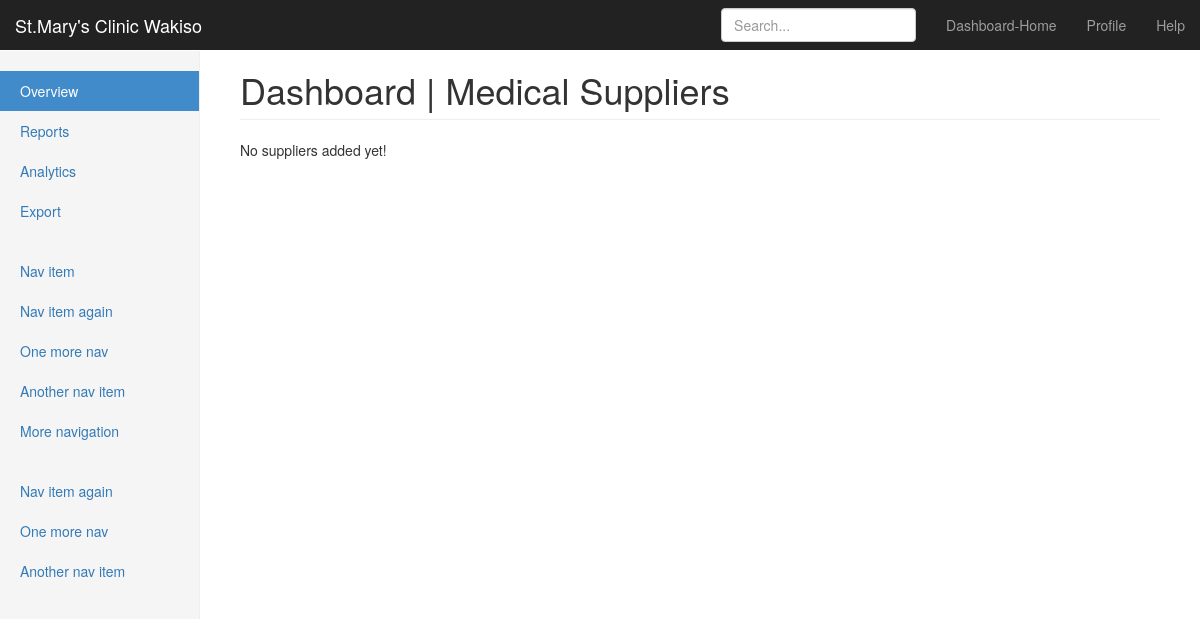
The app's page /sales/suppliers/, older data.
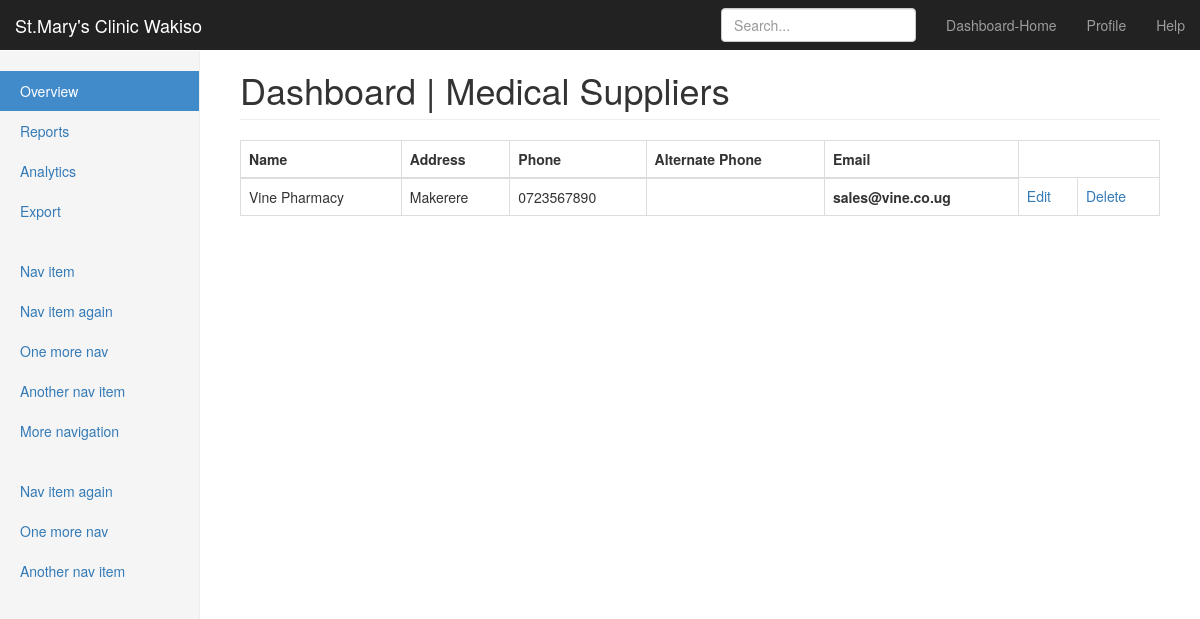
The same page, newer data.
### sales/models.py (models this page shows, shortened)
class Supplier(models.Model):
    name = models.CharField(max_length=100, verbose_name='name')
    address = models.CharField(max_length=100, verbose_name='address')
    phone = models.CharField(max_length=30, verbose_name='Phone Number')
    alternate_phone = models.CharField(max_length=30, verbose_name='Alternate Phone Number', blank=True)
    email = models.EmailField(max_length=100, verbose_name='Email', blank=True)
    class Meta:
        verbose_name_plural = 'Suppliers'
        ordering = ['name']

### sales/views.py (the view)
class SupplierListView(ListView):
    model = Supplier
    template_name = 'sales/supplier_list.html'
    context_object_name = 'suppliers'

### templates/sales/supplier_list.html
{%extends 'expenditure/base.html'%}
        {%block title_heading%}
        Medical Suppliers
        {%endblock%}
      {%block content%}
        {%if suppliers%}
        <table class="table table-bordered">
            <thead>
              <tr>
                  <th> Name</th>
                  <th> Address</th>
                  <th> Phone</th>
                  <th> Alternate Phone</th>
                  <th> Email</th>
              </tr>
            </thead>
            <tbody>
            {%for supplier in suppliers%}
            <tr>
                <td>{{supplier.name}}</td>
                <td>{{supplier.address}}</td>
                <td>{{supplier.phone}}</td>
                <td>{{supplier.alternate_phone}}</td>
                <th>{{supplier.email}}</th>
                <td><a href="/sales/supplier/edit/{{supplier.id}}">Edit</a></td>
                <td><a href="/sales/supplier/delete/{{supplier.id}}">Delete</a></td>
            </tr>
            {%endfor%}
            </tbody>
        </table>
        {%else%}
        <p> No suppliers added yet!</p>
        {%endif%}
        {%endblock%}

Row changes from the older to the newer data that the page shows:
added Supplier: name "Vine Pharmacy", address "Makerere", phone "0723567890", email "sales@vine.co.ug"
Text that changed along with them:
text no longer shown: "No suppliers added yet!"
text now shown: "Name Address Phone Alternate Phone Email"
